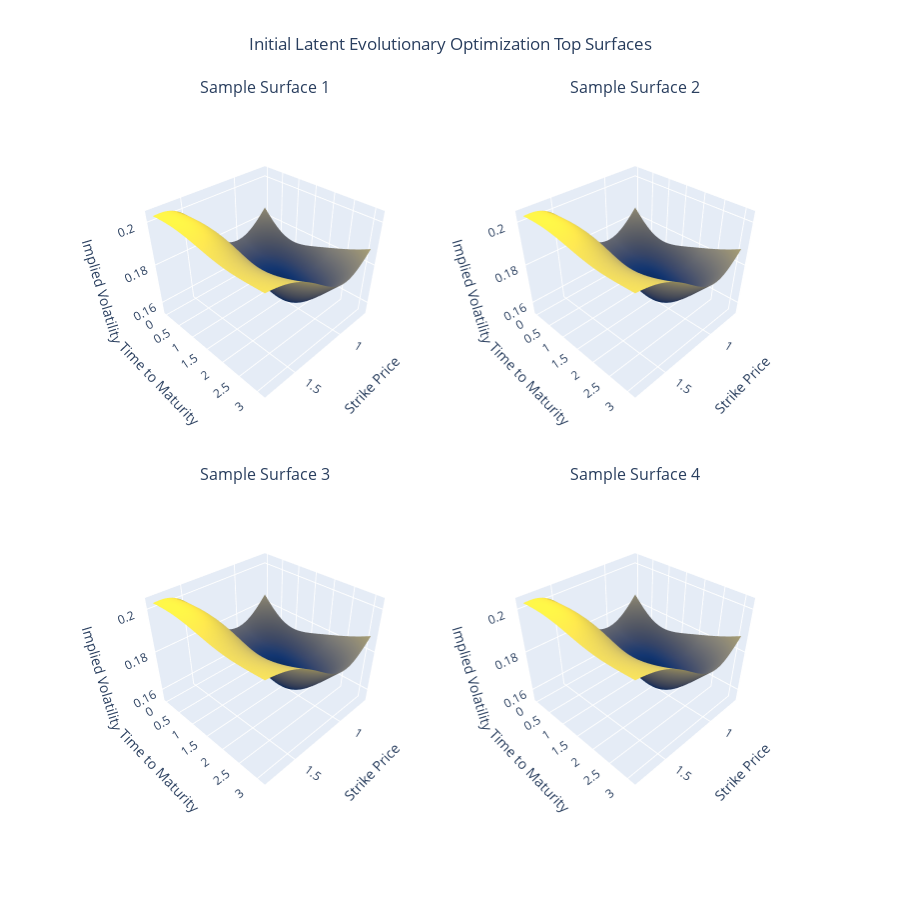

Write notebook code for a chart like this one.
### Code cell
# Sample 4 surface coefficients using the smoothness prior
n_samples = 4
fine_tune_surface_coefficients = evolution_algo.final_population.values
sampled_coefficients = fine_tune_surface_coefficients[:4]

# The constant_volatility is set to a reasonable value
constant_volatility = RBFVolatilitySurface.calculate_constant_volatility(
    call_option_dataset["Implied Volatility"],
    call_option_dataset["Time to Maturity"],
    call_option_dataset["Strike Price"],
    risk_free_rate,
    underlying_price
)

# Create the 3x3 subplots
fig = make_subplots(
    rows=2, cols=2,
    subplot_titles=[f"Sample Surface {i+1}" for i in range(n_samples)],
    specs=[[{'type': 'surface'}] * 2] * 2,
    vertical_spacing=0.075, horizontal_spacing=0.001
)

# Loop through the sampled coefficients to generate and plot each surface
for idx, coefficients in enumerate(sampled_coefficients):
    row = (idx // 2) + 1
    col = (idx % 2) + 1
    
    # Initialize the RBFVolatilitySurface class for each set of coefficients
    rbf_surface = RBFVolatilitySurface(
        coefficients=coefficients,
        maturity_times=maturity_times,
        strike_prices=strike_prices,
        maturity_std=maturity_std,
        strike_std=strike_std,
        constant_volatility=constant_volatility
    )

    # Generate the volatility surface over the product grid of times and strikes
    surface_volatilities = np.array([
        rbf_surface.implied_volatility_surface(T, K)
        for T, K in hypothetical_product_grid
    ]).reshape(len(hypothetical_maturity_time_list), len(hypothetical_strike_price_list))

    # Add the surface plot to the subplot
    fig.add_trace(
        go.Surface(
            x=hypothetical_strikes_grid,
            y=hypothetical_maturities_grid,
            z=surface_volatilities,
            colorscale='Cividis',
            showscale=False  # Hide the scale on individual plots
        ),
        row=row, col=col
    )

for i in range(1, 3):  # Rows
    for j in range(1, 3):  # Columns
        fig.update_scenes(
            dict(
                xaxis_title="Strike Price",
                yaxis_title="Time to Maturity",
                zaxis_title="Implied Volatility",
                camera=dict(
                    eye=dict(x=1.5, y=1.5, z=1.5)  # Controls the zoom level, adjust these to zoom out
                ),
                aspectratio=dict(x=1, y=1, z=0.8)
            ),
            row=i, col=j
        )    

# Update the layout of the figure
fig.update_layout(
    title="Initial Latent Evolutionary Optimization Top Surfaces",
    height=900, width=900, title_x=0.5,
)

# Show the plot
fig.show()
fig.write_image('figs/initial_evolutionary_optimization_top_surfaces.png', format='png', scale=4, width=900, height=900)

### Figure 1 — Plotly figure (JSON) as saved in the notebook; plotly's stock layout.template omitted (floating-point values rounded to 4 significant figures; data arrays with more than 128 entries replaced by an {"elided": "..."} marker saying what was removed)
{"data": [{"colorscale": [[0, "#00224e"], [0.1111, "#123570"], [0.2222, "#3b496c"], [0.3333, "#575d6d"], [0.4444, "#707173"], [0.5556, "#8a8678"], [0.6667, "#a59c74"], [0.7778, "#c3b369"], [0.8889, "#e1cc55"], [1, "#fee838"]], "scene": "scene", "showscale": false, "type": "surface", "x": {"elided": "100x100 float values"}, "y": {"elided": "100x100 float values"}, "z": {"elided": "100x100 float values"}}, {"colorscale": [[0, "#00224e"], [0.1111, "#123570"], [0.2222, "#3b496c"], [0.3333, "#575d6d"], [0.4444, "#707173"], [0.5556, "#8a8678"], [0.6667, "#a59c74"], [0.7778, "#c3b369"], [0.8889, "#e1cc55"], [1, "#fee838"]], "scene": "scene2", "showscale": false, "type": "surface", "x": {"elided": "100x100 float values"}, "y": {"elided": "100x100 float values"}, "z": {"elided": "100x100 float values"}}, {"colorscale": [[0, "#00224e"], [0.1111, "#123570"], [0.2222, "#3b496c"], [0.3333, "#575d6d"], [0.4444, "#707173"], [0.5556, "#8a8678"], [0.6667, "#a59c74"], [0.7778, "#c3b369"], [0.8889, "#e1cc55"], [1, "#fee838"]], "scene": "scene3", "showscale": false, "type": "surface", "x": {"elided": "100x100 float values"}, "y": {"elided": "100x100 float values"}, "z": {"elided": "100x100 float values"}}, {"colorscale": [[0, "#00224e"], [0.1111, "#123570"], [0.2222, "#3b496c"], [0.3333, "#575d6d"], [0.4444, "#707173"], [0.5556, "#8a8678"], [0.6667, "#a59c74"], [0.7778, "#c3b369"], [0.8889, "#e1cc55"], [1, "#fee838"]], "scene": "scene4", "showscale": false, "type": "surface", "x": {"elided": "100x100 float values"}, "y": {"elided": "100x100 float values"}, "z": {"elided": "100x100 float values"}}], "layout": {"annotations": [{"font": {"size": 16}, "showarrow": false, "text": "Sample Surface 1", "x": 0.2497, "xanchor": "center", "xref": "paper", "y": 1, "yanchor": "bottom", "yref": "paper"}, {"font": {"size": 16}, "showarrow": false, "text": "Sample Surface 2", "x": 0.7502, "xanchor": "center", "xref": "paper", "y": 1, "yanchor": "bottom", "yref": "paper"}, {"font": {"size": 16}, "showarrow": false, "text": "Sample Surface 3", "x": 0.2497, "xanchor": "center", "xref": "paper", "y": 0.4625, "yanchor": "bottom", "yref": "paper"}, {"font": {"size": 16}, "showarrow": false, "text": "Sample Surface 4", "x": 0.7502, "xanchor": "center", "xref": "paper", "y": 0.4625, "yanchor": "bottom", "yref": "paper"}], "height": 900, "scene": {"aspectratio": {"x": 1, "y": 1, "z": 0.8}, "camera": {"eye": {"x": 1.5, "y": 1.5, "z": 1.5}}, "domain": {"x": [0, 0.4995], "y": [0.5375, 1]}, "xaxis": {"title": {"text": "Strike Price"}}, "yaxis": {"title": {"text": "Time to Maturity"}}, "zaxis": {"title": {"text": "Implied Volatility"}}}, "scene2": {"aspectratio": {"x": 1, "y": 1, "z": 0.8}, "camera": {"eye": {"x": 1.5, "y": 1.5, "z": 1.5}}, "domain": {"x": [0.5005, 1], "y": [0.5375, 1]}, "xaxis": {"title": {"text": "Strike Price"}}, "yaxis": {"title": {"text": "Time to Maturity"}}, "zaxis": {"title": {"text": "Implied Volatility"}}}, "scene3": {"aspectratio": {"x": 1, "y": 1, "z": 0.8}, "camera": {"eye": {"x": 1.5, "y": 1.5, "z": 1.5}}, "domain": {"x": [0, 0.4995], "y": [0, 0.4625]}, "xaxis": {"title": {"text": "Strike Price"}}, "yaxis": {"title": {"text": "Time to Maturity"}}, "zaxis": {"title": {"text": "Implied Volatility"}}}, "scene4": {"aspectratio": {"x": 1, "y": 1, "z": 0.8}, "camera": {"eye": {"x": 1.5, "y": 1.5, "z": 1.5}}, "domain": {"x": [0.5005, 1], "y": [0, 0.4625]}, "xaxis": {"title": {"text": "Strike Price"}}, "yaxis": {"title": {"text": "Time to Maturity"}}, "zaxis": {"title": {"text": "Implied Volatility"}}}, "title": {"text": "Initial Latent Evolutionary Optimization Top Surfaces", "x": 0.5}, "width": 900}}
